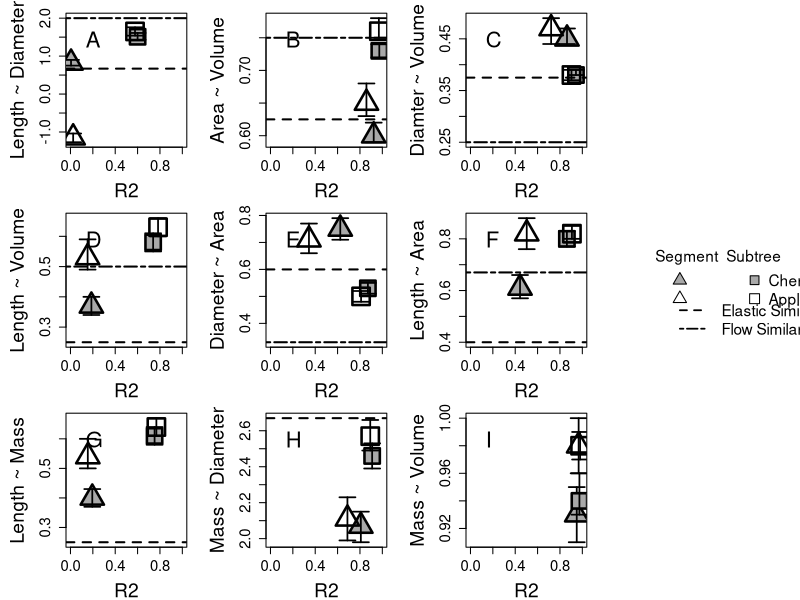

R code for this plot:
### Modifies Chapter1Figs.R to remove path scale and "both" group.

sma <- read.csv("SMAResults.csv", sep=",", head=T)

levels <- c(1,2,3,4,5,12)
results <- list()
for (i in 1:26){ #relationship columns
  results[[i]] <- list()
  for (j in 1:4){
    results[[i]][[j]] <- vector(length = 6)
    # 1: exponent, 2: CI-, 3: CI+, 4: R2 
    for (k in 1:6) { # group/ind rows
      results[[i]][[j]][k] = as.numeric(strsplit(as.character(sma[(levels[k]+1),(i+2)]), " ")[[1]][(2*j-1)])
    }
  }
}

exponent_R2 <- function(col_list, n, k=5, m=6, xlabel="R2"){
  
  if (length(col_list) == 2){
    min_range <- c(results[[col_list[1]]][[2]][k:m], results[[col_list[2]]][[2]][k:m], flow[n], elastic[n])
    max_range <- c(results[[col_list[1]]][[3]][k:m], results[[col_list[2]]][[3]][k:m], flow[n], elastic[n])}
  else{
    min_range <- c(results[[col_list[1]]][[2]][k:m], results[[col_list[2]]][[2]][k:m], 
                   results[[col_list[3]]][[2]][k:m], flow[n], elastic[n])
    max_range <- c(results[[col_list[1]]][[3]][k:m], results[[col_list[2]]][[3]][k:m], 
                   results[[col_list[3]]][[3]][k:m], flow[n], elastic[n])}
  
  plot(range(0,1), range(min(min_range, na.rm=T), max(max_range, na.rm=T)), 
       ylab = ylabels[n], xlab=xlabel, type = "n",
       ylim = c(min(min_range, na.rm=T), max(max_range, na.rm=T)))
  legend("topleft", LETTERS[n], bty="n", cex=2, x.intersp=0)
   
  for (i in 1:length(col_list)){
    for(j in k:m){
      points(results[[col_list[i]]][[4]][j], results[[col_list[i]]][[1]][j], pch = as.numeric(di_points[[i]][j]), 
             bg = "dark grey", cex=3.5, lwd=2.5)
      arrows(x0=results[[col_list[i]]][[4]][j], y0=results[[col_list[i]]][[2]][j], y1=results[[col_list[i]]][[3]][j], 
             code=3, angle=90, lwd=1.7, length=.08)
    }
  } 
  abline(h = flow[n], lwd = 2, lty = 6)
  abline(h = elastic[n], lwd = 2, lty = 2)
}

ylabels <- c("Length ~ Diameter", "Area ~ Volume", "Diamter ~ Volume", 
             "Length ~ Volume", "Diameter ~ Area", "Length ~ Area", 
             "Length ~ Mass", "Mass ~ Diameter", "Mass ~ Volume")
flow <- c(2, .75, .25, .5, .33, .67, NA, NA, NA)
elastic <- c(.67, .625, .375, .25, .6, .4, .25, 2.67, NA)
di_points <- list(list(17, 24, 2, 17, 24, 2),
                  list(15, 22, 0, 15, 22, 0))


pdf(file="Fig2.pdf", width= 16, height=12,family="Helvetica", pointsize=18)

par(mfrow= c(3,4), mar = c(4,5,1,1), cex.lab=1.75, cex.axis=1.35)
exponent_R2(c(1,3), 1)
exponent_R2(c(4,6), 2)
exponent_R2(c(7,9), 3)
plot(range(0,1), range(0,1), bty="n", main ="", xaxt="n", yaxt="n", xlab="", ylab="", type ="n")
exponent_R2(c(10,12), 4)
exponent_R2(c(13,15), 5)
exponent_R2(c(16,18), 6)
plot(range(0,1), range(0,1), bty="n", xaxt="n", yaxt="n", xlab="", ylab="", type ="n")
par(xpd=T)
legend("left", legend=c("", "", "Cherry", "Apple"), 
       pch=c(24, 2, 22, 0), pt.bg="dark grey", cex=1.4, pt.cex=2, 
       bty="n", title="Segment  Subtree", title.adj=-.35, ncol=2)
legend("bottomleft", legend=c("Elastic Similarity","Flow Similarity"), lty=c(2,6), lwd = 1.7, 
       bty = "n", cex=1.4)
par(xpd=F)
exponent_R2(c(19,21), 7)
exponent_R2(c(22,23), 8)
exponent_R2(c(24,26), 9)

dev.off()